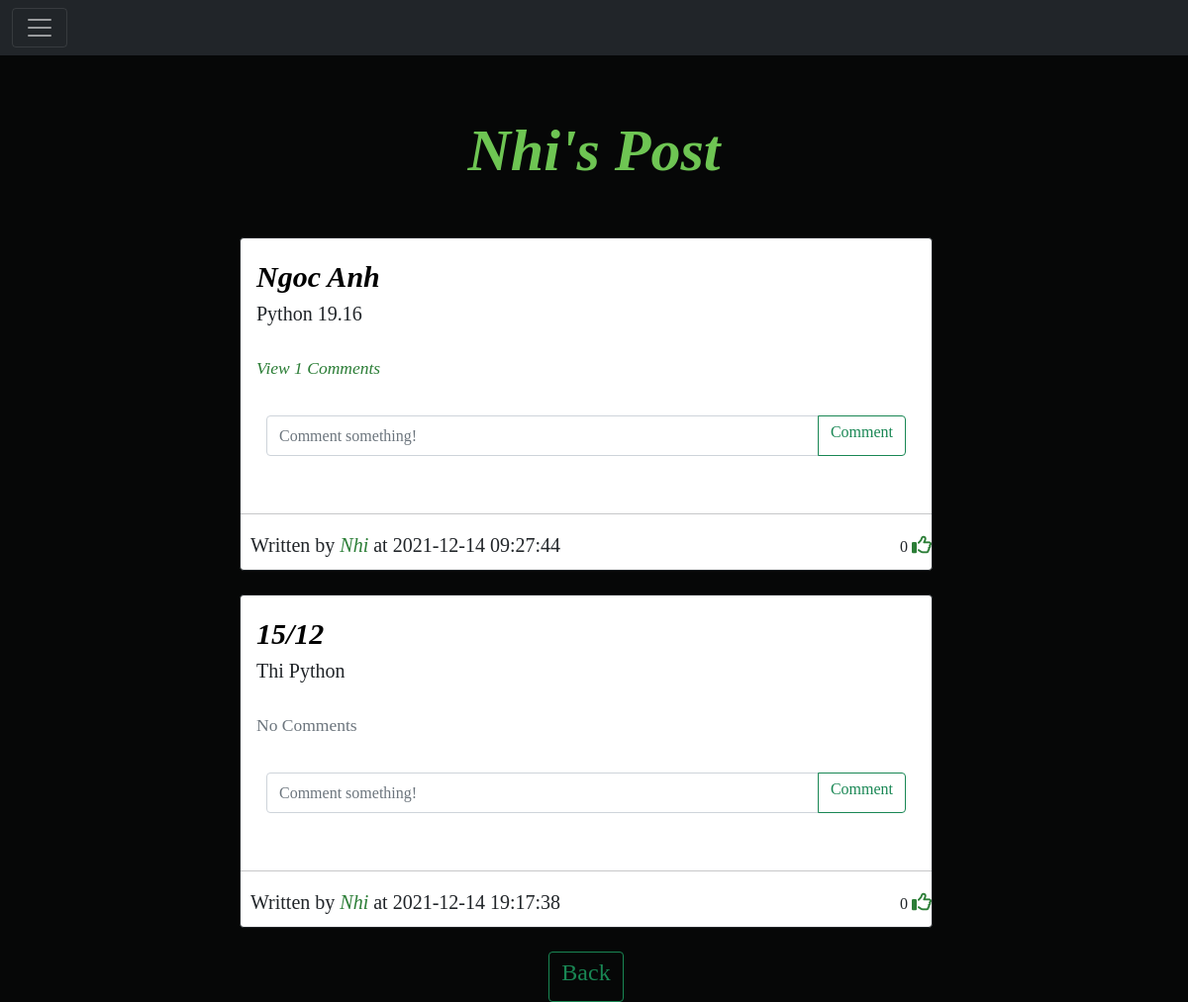
Page /posts/Nhi (signed in) on the committed database.
### Website/models.py (models this page shows)
class User(db.Model, UserMixin):
    id = db.Column(db.Integer, primary_key=True)
    email = db.Column(db.String(150), unique=True)
    username = db.Column(db.String(150), unique=True)
    password = db.Column(db.String(150))
    date_created = db.Column(db.DateTime(timezone=True), default=func.now())
    posts = db.relationship('Post', backref='user', passive_deletes=True)
    comments = db.relationship('Comment', backref='user', passive_deletes=True)
    likes = db.relationship('Like', backref='user', passive_deletes=True)
    followed = db.relationship('Follow', foreign_keys=[Follow.follower_id], backref=db.backref('follower', lazy='joined'), lazy=True, cascade='all, delete-orphan')
    followers = db.relationship('Follow', foreign_keys=[Follow.followed_id], backref=db.backref('followed', lazy='joined'), lazy=True, cascade='all, delete-orphan')

class Post(db.Model):
    id = db.Column(db.Integer, primary_key=True)
    title = db.Column(db.Text, nullable=False)
    text = db.Column(db.Text, nullable=False)
    date_created = db.Column(db.DateTime(timezone=True), default=func.now())
    author = db.Column(db.Integer, db.ForeignKey(
        'user.id', ondelete="CASCADE"), nullable=False)
    comments = db.relationship('Comment', backref='post', passive_deletes=True)
    likes = db.relationship('Like', backref='post', passive_deletes=True)

### Website/views.py (the view)
@views.route("/posts/<username>")
@login_required
def posts(username):
    user = User.query.filter_by(username=username).first()
    if not user:
        return redirect(url_for('views.home'))
    posts = user.posts
    return render_template("posts.html", user=current_user, posts=posts, username=username)

### Website/__init__.py (called while the page is built)
def create_app():
    app = Flask(__name__)
    app.config['SECRET_KEY'] = "helloworld"
    app.config['SQLALCHEMY_DATABASE_URI'] = f'sqlite:///{DB_NAME}'
    db.init_app(app)
    from .views import views
    from .auth import auth
    app.register_blueprint(views, url_prefix="/")
    app.register_blueprint(auth, url_prefix="/")
    from .models import User, Post, Comment,Like,Follow
    create_database(app)
    login_manager = LoginManager()
    login_manager.login_view = "auth.login"
    login_manager.init_app(app)
    @login_manager.user_loader
    def load_user(id):
        return User.query.get(int(id))
    return app

### Website/templates/posts.html (shortened to what this page needs)
{% extends "posts_div.html" %}
 {% block header %} {{username}}'s Post {% endblock %}
 {% block footer %}
    <div align="center">
      <a href="/home">
          <button type="button" class="btn btn-outline-success"><h4>Back</h4></button>
        </a>
    </div>
    {% endblock %}

### Website/templates/posts_div.html (shortened to what this page needs)
{% extends "base.html" %} {% block title %}Home{% endblock %}
{% block content%}
  <h1 align="center">{% block header %}Posts{% endblock %}</h1>
  <br>
  <div  class="posts">
    {% for post in posts %}
    <div class="card border-dark">
      <div class="card-body">
        <div class="card-text">
          <a class="post-title" href="/post/{{post.id}}">{{post.title}}</a>
          <p class="post-test">{{post.text}}</p>
        </div>
        <br />
        <p class="card-text">
          {% if post.comments|length > 0 %}
          <a data-bs-toggle="collapse" href="#comments-{{post.id}}" role="button">
            <small>View {{post.comments|length}} Comments</small>
          </a>
          {% else %}
          <small class="text-muted">No Comments</small>
          {% endif %}
        </p>
        <br>
        <form
          class="input-group mb-3"
          method="POST"
          action="/create-comment/{{post.id}}"
        >
          <input
            type="text"
            id="text"
            name="text"
            class="form-control"
            placeholder="Comment something!"
          />
          <button class="btn btn-outline-success" type="submit"><h6>Comment</h6></button>
        </form>
      </div>
      <hr>
      <div class="item">
        <div class="d-flex align-items-center justify-content-between">
          <p>Written by <a list-style = "none" class="" href="/profile/{{post.user.username}}"> {{post.user.username}}</a> at {{post.date_created}}</p>
          <div>
            {{ post.likes|length }}
              {% if user.id in post.likes|map(attribute="author")|list %}
              <a href="/like-post/{{post.id}}">
              <i class="fas fa-thumbs-up"></i>
            </a>
              {% else %}
              <a href="/like-post/{{post.id}}">
                <i class="far fa-thumbs-up"></i>
               </a>
              {% endif %}
            </div>
    </div>
    </div>
      </div>
    <br/>
    {% endfor %}
    {% block footer %}
  {% endblock %}
  </div>
   {% endblock %}

### Website/static/main.css (style rules this page uses)
body { font-family: 'Times New Roman', Times, serif; background-color: rgb(6, 7, 7) ; background-position: center; background-size:cover; background-repeat: no-repeat; }
h1 { margin-top: 40px; padding: 20px; font-size: 60px; font-style: italic; font-weight: bold; color: rgb(110, 197, 83); }
form { padding: 10px; }
input { font-size: 20px; }
a { text-decoration: none; font-size: 20px; font-style: italic; color: rgb(44, 126, 55); }
p { padding-bottom: 0px; font-size: 20px; margin-bottom: 0px; }
input { font-size: 30px; }
.post-title { font-size: 30px; font-style: oblique; font-weight: bolder; color: black; }
.post-test { font-size: 20px; font-weight: lighter; }
.posts { width: 700px; height: 500px; margin-left: 200px; }
.item { padding-left: 10px; padding-bottom: 10px; }

### rows in the picture
User: username "Nhi"
Post: title "Ngoc Anh", text "Python 19.16", comments|length "1", user.username "Nhi", date_created "2021-12-14 09:27:44", likes|length "0"
Post: title "15/12", text "Thi Python", shows "No Comments", user.username "Nhi", date_created "2021-12-14 19:17:38", likes|length "0"
